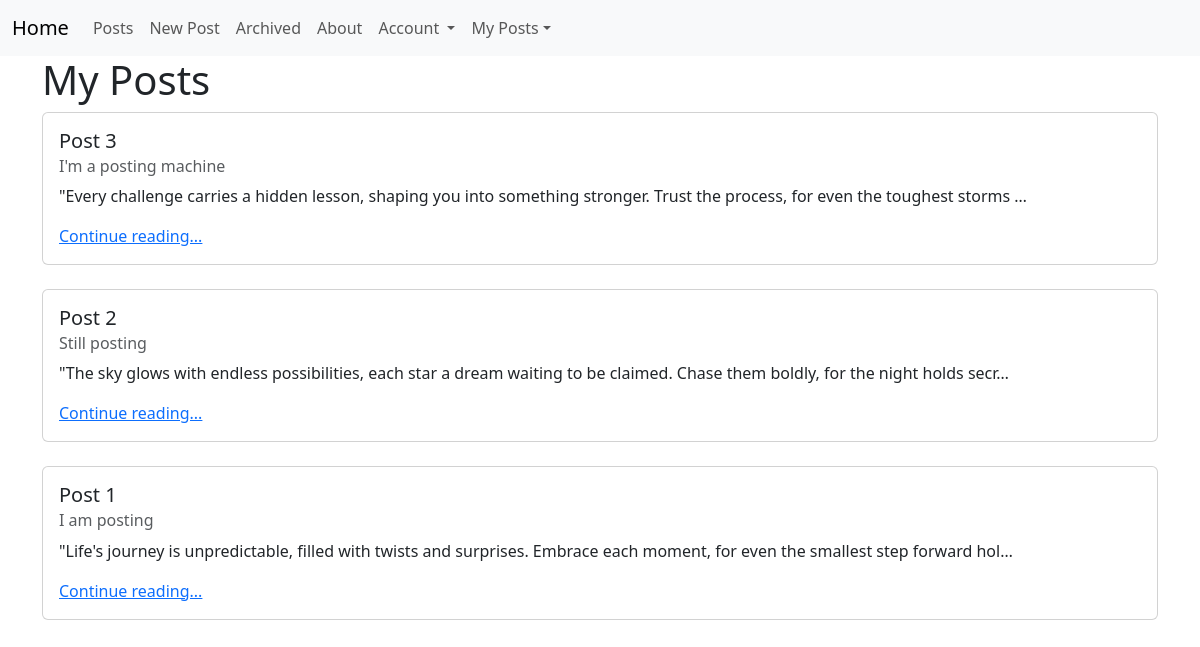
Screenshot of /posts/my_posts/ (signed in) with the database file from the repository.
### posts/models.py (models this page shows, shortened)
class Post(models.Model):
    title = models.CharField(max_length=128)
    subtitle = models.CharField(max_length=256)
    body = models.TextField()
    author = models.ForeignKey(
        get_user_model(),
        on_delete=models.CASCADE
    )
    status = models.ForeignKey(
        Status,
        on_delete=models.CASCADE
    )
    created_on = models.DateTimeField(auto_now_add=True)

### posts/views.py (the view)
# urls.py: path("my_posts/", views.UserPostListView.as_view(), name = "user_post"),
class UserPostListView(LoginRequiredMixin, ListView):
    template_name = "posts/list.html"
    model = Post
    def get_context_data(self, **kwargs):
        context = super().get_context_data(**kwargs)
        context["post_list"] = (
            Post.objects
            .filter(author=self.request.user)
            .order_by("created_on").reverse()
        )
        context["title"] = "My"
        return context

### templates/posts/list.html (shortened to what this page needs)
{% extends 'base.html' %}
{% block content %}
<h1>{{ title }} Posts</h1>
{% for post in post_list %}
<div class="card">
    <div class="card-body">
        <h5 class="card-title">{{ post.title }}</h5>
        <h6 class="card-subtitle mb-2 text-body-secondary">{{ post.subtitle }}</h6>
        <p class="card-text">{{ post.body|truncatechars:128 }}</p>
        <a href="{% url 'detail' post.id %}" class="card-link">Continue reading...</a>
    </div>
</div>
<br />
{% endfor %}
{% endblock content %}

### templates/base.html (shortened to what this page needs)
<!DOCTYPE html>
<html lang="en">
<head>
    <link href="https://cdn.jsdelivr.net/npm/bootstrap@5.3.3/dist/css/bootstrap.min.css"
    rel="stylesheet"
>
</head>
<body>
    <nav class="navbar navbar-expand-lg navbar-light bg-light">
        <div class="container-fluid">
            <a class="navbar-brand" href="{% url 'home' %}">Home</a>
            <div class="collapse navbar-collapse" id="navbarNavDropdown">
                <ul class="navbar-nav">
                    <li class="nav-item">
                        <a class="nav-link" href="{% url 'list' %}">Posts</a>
                    </li>
                    {% if user.is_authenticated %}
                    <li class="nav-item">
                        <a class="nav-link" href="{% url 'new' %}">New Post</a>
                    </li>
                    {% else %}
                    <li class="nav-item">
                        <a class="nav-link" href="{% url 'login' %}">New Post</a>
                    </li>
                    {% endif %}
                    {% if user.is_authenticated %}
                    <li class="nav-item">
                        <a class="nav-link" href="{% url 'archived' %}">Archived</a>
                    </li>
                    {% endif %}
                    <li class="nav-item">
                        <a class="nav-link" href="{% url 'about' %}">About</a>
                    </li>
                    {% if user.is_authenticated %}
                    <li class="nav-item dropdown">
                        <a class="nav-link dropdown-toggle" href="#" id="navbarDropdownMenuLink" role="button" data-bs-toggle="dropdown" aria-expanded="false">
                        Account
                        </a>
                    </li>
                    <li class="nav-item dropdown">
                        <a class="nav-link dropdown-toggle" href="#" id="navbarDropdownMenuLink" role="button" data-bs-toggle="dropdown" aria-expanded="false">My Posts</a>
                    </li>
                    {% else %}
                    <li>
                        <a class="nav-link" href="{% url 'login' %}">Log In</a>
                    </li>
                    {% endif %}
                </ul>
            </div>
        </div>
    </nav>
    <div class="container">
        {% block content %}{% endblock content %}
    </div>
</body>
</html>

### rows the page displays
Post: title "Post 3", subtitle "I'm a posting machine", body "\"Every challenge carries a hidden lesson, shaping you into something stronger. Trust the process, for even the toughest storms …"
Post: title "Post 2", subtitle "Still posting", body "\"The sky glows with endless possibilities, each star a dream waiting to be claimed. Chase them boldly, for the night holds secr…"
Post: title "Post 1", subtitle "I am posting", body "\"Life's journey is unpredictable, filled with twists and surprises. Embrace each moment, for even the smallest step forward hol…"

### other values shown
{{ title }} "My"
